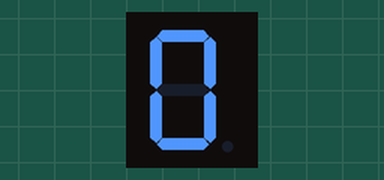
This sketch was run on a simulated Arduino Uno, built with avr-gcc and run on an emulated ATmega328P. Shown: 1-digit seven-segment display. Wiring (inferred from the names in the program): 1-digit 7-segment display, segments lit when HIGH: segments pin 3, pin 2, pin 8, pin 7, pin 6, pin 4, pin 5, pin 9. The segment pins are drawn as the display they are named for.

Above: at 0.1 s.
At 4.1 s:
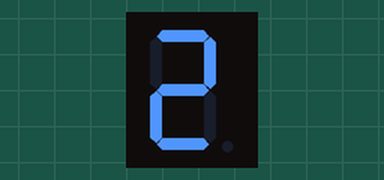
At 8.1 s:
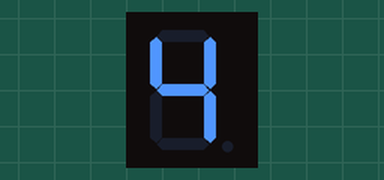
At 16.1 s:
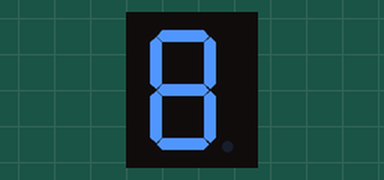
At 26.1 s:
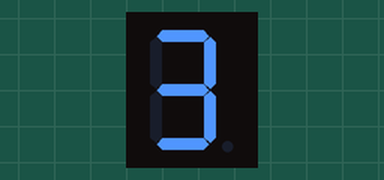
At 38.1 s:
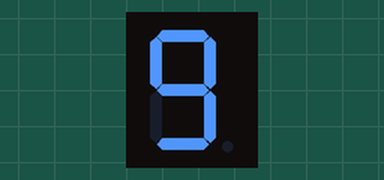

Measured:
- what the display in image 1 shows lasts 2.0 s, from 4.0 s to 6.0 s

The sketch:

DisplayNumerico_0-9.ino
```cpp
//Definir variáveis
int a = 3;
int b = 2;
int c = 8;
int d = 7;
int e = 6;
int f = 4;
int g = 5;
int dp = 9;

void setup() {
  pinMode(a, OUTPUT);
  pinMode(b, OUTPUT);
  pinMode(c, OUTPUT);
  pinMode(d, OUTPUT);
  pinMode(e, OUTPUT);
  pinMode(f, OUTPUT);
  pinMode(g, OUTPUT);
  pinMode(dp, OUTPUT);
}

void loop() {
  for(int i = 0; i <= 9; i++){
    digitalDisplay(i);
  }
}

void digitalDisplay (int numero){
  switch (numero) {
    case 0:
      digitalWrite(a, HIGH);
      digitalWrite(b, HIGH);
      digitalWrite(c, HIGH);
      digitalWrite(d, HIGH);
      digitalWrite(e, HIGH);
      digitalWrite(f, HIGH);
      digitalWrite(g, LOW);
      delay(2000);
      break;
    case 1:
      digitalWrite(a, LOW);
      digitalWrite(b, HIGH);
      digitalWrite(c, HIGH);
      digitalWrite(d, LOW);
      digitalWrite(e, LOW);
      digitalWrite(f, LOW);
      digitalWrite(g, LOW);
      delay(2000);
      break;
    case 2:
      digitalWrite(a, HIGH);
      digitalWrite(b, HIGH);
      digitalWrite(c, LOW);
      digitalWrite(d, HIGH);
      digitalWrite(e, HIGH);
      digitalWrite(f, LOW);
      digitalWrite(g, HIGH);
      delay(2000);
      break;
    case 3:
      digitalWrite(a, HIGH);
      digitalWrite(b, HIGH);
      digitalWrite(c, HIGH);
      digitalWrite(d, HIGH);
      digitalWrite(e, LOW);
      digitalWrite(f, LOW);
      digitalWrite(g, HIGH);
      delay(2000);
      break;
    case 4:
      digitalWrite(a, LOW);
      digitalWrite(b, HIGH);
      digitalWrite(c, HIGH);
      digitalWrite(d, LOW);
      digitalWrite(e, LOW);
      digitalWrite(f, HIGH);
      digitalWrite(g, HIGH);
      delay(2000);
      break;
    case 5:
      digitalWrite(a, HIGH);
      digitalWrite(b, LOW);
      digitalWrite(c, HIGH);
      digitalWrite(d, HIGH);
      digitalWrite(e, LOW);
      digitalWrite(f, HIGH);
      digitalWrite(g, HIGH);
      delay(2000);
      break;
    case 6:
      digitalWrite(a, HIGH);
      digitalWrite(b, LOW);
      digitalWrite(c, HIGH);
      digitalWrite(d, HIGH);
      digitalWrite(e, HIGH);
      digitalWrite(f, HIGH);
      digitalWrite(g, HIGH);
      delay(2000);
      break;
    case 7:
      digitalWrite(a, HIGH);
      digitalWrite(b, HIGH);
      digitalWrite(c, HIGH);
      digitalWrite(d, LOW);
      digitalWrite(e, LOW);
      digitalWrite(f, LOW);
      digitalWrite(g, LOW);
      delay(2000);
      break;
    case 8:
      digitalWrite(a, HIGH);
      digitalWrite(b, HIGH);
      digitalWrite(c, HIGH);
      digitalWrite(d, HIGH);
      digitalWrite(e, HIGH);
      digitalWrite(f, HIGH);
      digitalWrite(g, HIGH);
      delay(2000);
      break;
    case 9:
      digitalWrite(a, HIGH);
      digitalWrite(b, HIGH);
      digitalWrite(c, HIGH);
      digitalWrite(d, HIGH);
      digitalWrite(e, LOW);
      digitalWrite(f, HIGH);
      digitalWrite(g, HIGH);
      delay(2000);
      break;
    }
}
```
